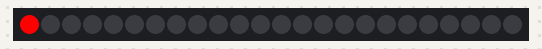
The sketch below on a simulated Arduino Uno, built with avr-gcc and run on an emulated ATmega328P. Parts: 24 RGB LEDs in strip order, left to right.

Above: at 0.05 s.
At 1.16 s:
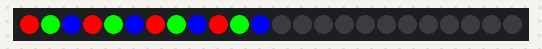
At 2.37 s:
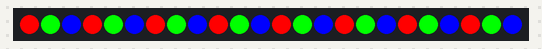
At 3.49 s:
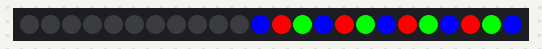
At 4.6 s:
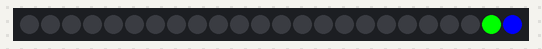
At 5.31 s:
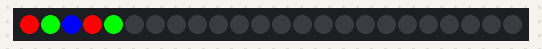

Measured:
- by itself, everything shown: repeats every 4.9 s, in 48 steps

The sketch:

03_Basic_Pattern.ino
```cpp
#include <Adafruit_NeoPixel.h>

#define PIN 7
#define NUMPIXELS 24

Adafruit_NeoPixel ls = Adafruit_NeoPixel(NUMPIXELS, PIN, NEO_GRB + NEO_KHZ800);

void setup() {
  ls.begin();
  ls.show();
}

void loop() {
  for (int i = 0; i < NUMPIXELS; i++) {
    if (i % 3 == 0) {
      ls.setPixelColor(i, ls.Color(255, 0, 0));
    } else if (i % 3 == 1) {
      ls.setPixelColor(i, ls.Color(0, 255, 0));
    } else {
      ls.setPixelColor(i, ls.Color(0, 0, 255));
    }
    ls.show();
    delay(100);
  }

  // Turn off LEDs one by one in the same order
  for (int i = 0; i < NUMPIXELS; i++) {
    ls.setPixelColor(i, ls.Color(0, 0, 0));
    ls.show();
    delay(100);
  }
}
```
